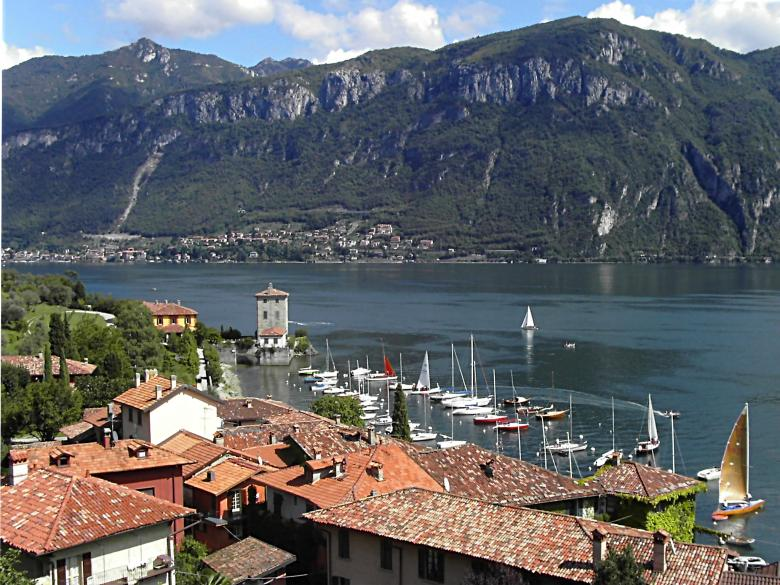
#> input picture Parte_02/ex1/lake.jpg, 780 x 585 px
$ python other_way.py
#> lines starting #> are read from the running program, lines starting #| are printed output that depends on the picture
#!/usr/bin/env python3

import cv2
import sys
import copy
import numpy as np

def nothing(x):
    pass

def main():

    ## LOAD THE IMAGE
    # img = cv2.imread('/home/nunocunha99/Desktop/MEAI/2ano/1sem/SAVI/Parte_02/ex1/lake.jpg')
    img_original = cv2.imread('lake.jpg')
#> img_original is the input picture: shape (585, 780, 3); mean B, G, R 104.2, 101, 98.7
    if img_original is None:
        exit('Failed to load image')

    h, w, _ = img_original.shape
#> h = 585; w = 780

    cv2.namedWindow('image')
    cv2.createTrackbar('Brightness', 'image', 0, 255, nothing)
#> slider 'Brightness' is set to 85
    cv2.setTrackbarMin('Brightness', 'image', -255)

    while True:
        brightness = cv2.getTrackbarPos('Brightness', 'image')
        img_dark = cv2.addWeighted(img_original, 1, img_original, 0, brightness)
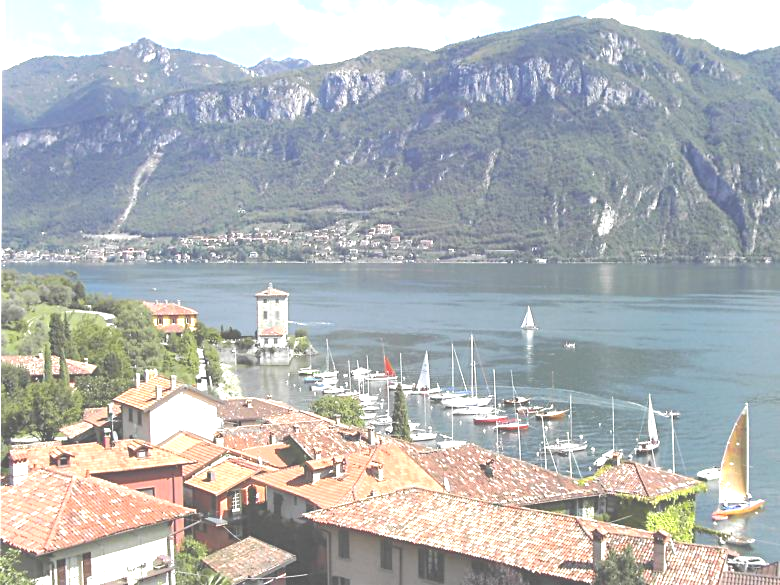
#> img_dark: shape (585, 780, 3); mean B, G, R 181.9, 180, 176.1
        img_dark[0:h, 0:w//2] = img_original[0:h, 0:w//2]
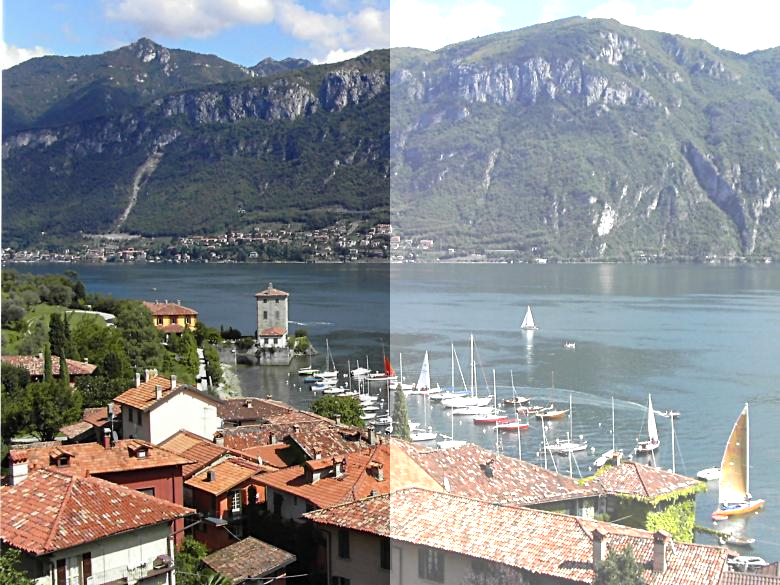
#> img_dark: shape (585, 780, 3); mean B, G, R 143.9, 141.1, 138.3
        cv2.imshow('image', img_dark)

        k = cv2.waitKey(1) & 0xFF
#> (key Esc is pressed here)
        if k == 27:
            break


if __name__ == "__main__":
    main()
